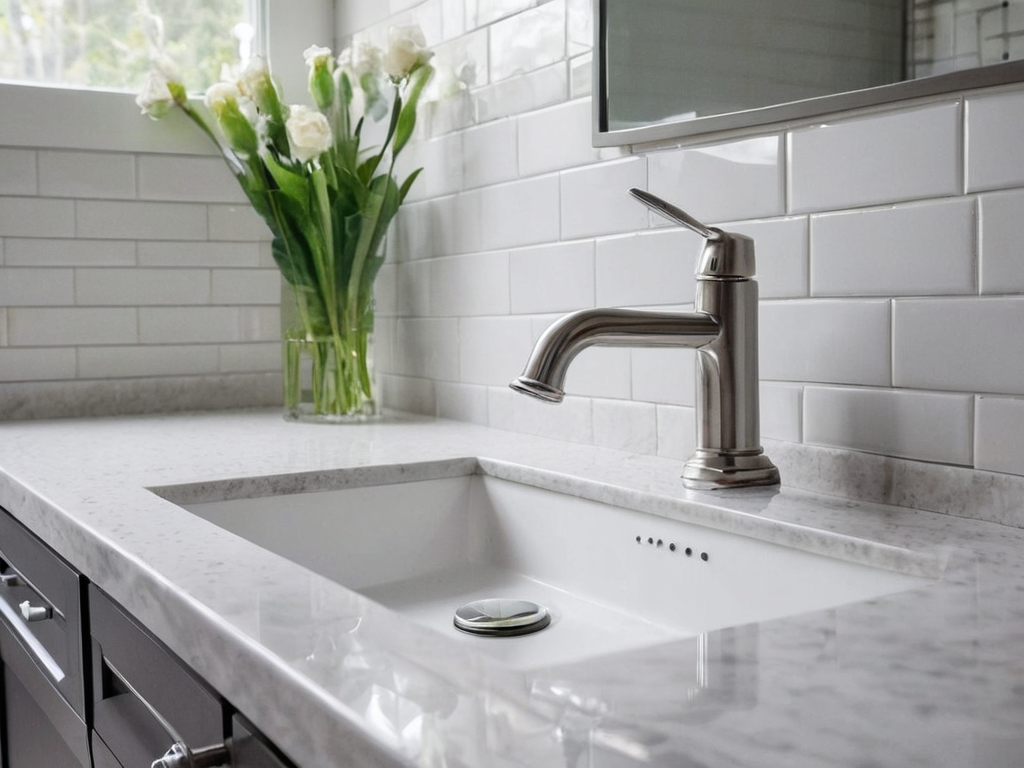
#> input picture outputs/sink_after/sink_after_s22.png, 1024 x 768 px; the run also reads 1 picture not shown here
$ python make_masks.py outputs/sink_after/sink_after_s22.png
#> lines starting #> are read from the running program, lines starting #| are printed output that depends on the picture; after the words box and inside, x2 and y2 are one past the last pixel; in counts of white or black regions, pixels touching at a corner belong together
"""Build the inpaint masks (white = the "before" differs, black = keep) and the wall pre-fill image.

  python make_masks.py            -> masks/sink.png, masks/wall.png, inputs/wall_prefill.png
  python make_masks.py --preview  -> also writes preview_*.png overlays (not committed)

Second round (v2), after the first befores came out overdone (a moss-green faucet, a wall box in another tone):
the damage is first sketched roughly into the image with Pillow (inputs/sink_sketch.png, inputs/wall_sketch.png)
and the inpaint runs at a lower strength over a tighter mask (masks/sink_v2.png, masks/wall_v2.png), so the
model only has to turn the sketch into a photo and cannot repaint the scene. The wall fill for v2 also reaches
below the shelf shadow, which the first pre-fill had sampled as "bare wall".

Wall: the shelf, its contents and the picture frame must vanish. A plain SDXL checkpoint struggles to
erase a large object, so the masked area is first pre-filled with the surrounding wall (column-wise
interpolation between the bare wall above and below the shelf: the sides hold shadows). The inpaint then starts from a bare
wall and only has to add the crack, holes and stains, which keeps the paint tone continuous.
"""
import pathlib
import sys

import numpy as np
from PIL import Image, ImageDraw, ImageFilter

ROOT = pathlib.Path(__file__).resolve().parent
SINK = ROOT / "outputs/sink_after/sink_after_s22.png"
WALL = ROOT / "outputs/wall_after/wall_after_s1.png"
WALL_BOX = (0, 12, 765, 458)  # shelf, its contents, the frame and the shelf shadow (it reaches the left edge)


def sink_mask(size):
    m = Image.new("L", size, 0)
    d = ImageDraw.Draw(m)
    d.rectangle((490, 170, 800, 500), fill=255)  # faucet
    d.ellipse((610, 450, 860, 525), fill=255)  # countertop around the faucet base
    # silicone joint along the backsplash, with a gap at the vase so its glass base is not repainted
    d.line([(0, 405), (270, 411)], fill=255, width=40)
    d.line([(395, 420), (520, 440), (650, 458), (800, 470), (1024, 500)], fill=255, width=46, joint="curve")
    return m


def wall_mask(size):
    m = Image.new("L", size, 0)
    ImageDraw.Draw(m).rectangle(WALL_BOX, fill=255)
    return m


def wall_prefill(img, box):
    a = np.asarray(img).astype(np.float32)
    x0, y0, x1, y1 = box
    top = a[max(0, y0 - 10):y0 - 2, x0:x1].mean(axis=0)  # bare wall just above the box, per column
    bot = a[y1 + 4:y1 + 14, x0:x1].mean(axis=0)  # bare wall just below
    k = np.ones(31) / 31  # smooth along x so single pixels do not streak
    top = np.stack([np.convolve(np.pad(top[:, c], 15, mode="edge"), k, "valid") for c in range(3)], 1)
    bot = np.stack([np.convolve(np.pad(bot[:, c], 15, mode="edge"), k, "valid") for c in range(3)], 1)
    t = np.linspace(0, 1, y1 - y0)[:, None, None]
    fill = top[None] * (1 - t) + bot[None] * t
    fill += np.random.default_rng(0).normal(0, 1.2, fill.shape)  # a little grain, like the photo
    a[y0:y1, x0:x1] = fill
    return Image.fromarray(a.clip(0, 255).astype(np.uint8))


def wall_clean(img):
    """The wall with the shelf, the frame and the shelf shadow removed: every column is interpolated between
    the bare wall at the top edge and the bare wall below the shadow (which ends near y=545 on the left and
    is absent right of x=700)."""
    a = np.asarray(img).astype(np.float32)
    h, w, _ = a.shape
    x0, y0, x1 = 0, 12, 772
    yb = np.interp(np.arange(x0, x1), [0, 600, 700, w], [548, 548, 464, 464]).astype(int)
    k = np.ones(41) / 41

    def smooth(v):
        return np.stack([np.convolve(np.pad(v[:, c], 20, mode="edge"), k, "valid") for c in range(3)], 1)

    top = smooth(a[2:10, x0:x1].mean(axis=0))
    bot = smooth(np.stack([a[yb[i] + 4:yb[i] + 16, x0 + i].mean(axis=0) for i in range(x1 - x0)]))
    rng = np.random.default_rng(0)
    out = a.copy()
    m = np.zeros((h, w), np.float32)
    for i in range(x1 - x0):
        n = yb[i] - y0
        t = np.linspace(0, 1, n)[:, None]
        out[y0:yb[i], x0 + i] = top[i] * (1 - t) + bot[i] * t
        m[y0:yb[i], x0 + i] = 1
    grain = np.asarray(Image.fromarray((rng.normal(0, 1, (h, w)) * 40 + 128).clip(0, 255).astype(np.uint8))
                       .filter(ImageFilter.GaussianBlur(0.7))).astype(np.float32) - 128
    out += grain[..., None] * 0.09 * m[..., None]
    soft = np.asarray(Image.fromarray((m * 255).astype(np.uint8)).filter(ImageFilter.GaussianBlur(5))) / 255.0
    out = out * soft[..., None] + a * (1 - soft[..., None])
    return Image.fromarray(out.clip(0, 255).astype(np.uint8))


def blotches(size, rng, pts, r, n, spread):
    """A soft-edged alpha layer of n small irregular spots scattered around the given points."""
    m = Image.new("L", size, 0)
    d = ImageDraw.Draw(m)
    for _ in range(n):
        x, y = pts[rng.integers(len(pts))]
        x += rng.normal(0, spread[0])
        y += rng.normal(0, spread[1])
        rr = r * rng.uniform(0.4, 1.3)
        d.ellipse((x - rr, y - rr * rng.uniform(0.5, 1), x + rr, y + rr * rng.uniform(0.5, 1)),
                  fill=int(rng.uniform(120, 255)))
    return m


def along(points, step=3):
    out = []
    for (xa, ya), (xb, yb) in zip(points, points[1:]):
        n = max(2, int(np.hypot(xb - xa, yb - ya) / step))
        out += [(xa + (xb - xa) * i / n, ya + (yb - ya) * i / n) for i in range(n)]
    return out


def wall_v2(wall):
    """Sketch a hairline crack, old screw holes, filler patches and scuffs on the cleaned wall."""
    rng = np.random.default_rng(3)
    img = wall_clean(wall)
    size = img.size
    mask = Image.new("L", size, 0)
    md = ImageDraw.Draw(mask)
    # scuffs and grey stains: faint, wide
    stain_pts = [(150, 330), (380, 250), (560, 150), (90, 120), (640, 420), (300, 470)]
    st = blotches(size, rng, stain_pts, 26, 26, (30, 18)).filter(ImageFilter.GaussianBlur(9))
    img = Image.composite(Image.new("RGB", size, (120, 114, 108)), img, st.point(lambda v: int(v * 0.16)))
    for x, y in stain_pts:
        md.ellipse((x - 85, y - 55, x + 85, y + 55), fill=255)
    # filler patches: slightly lighter, matte, where the shelf brackets and the frame hung
    holes = [(262, 392), (455, 396), (668, 390), (478, 38)]
    patch = Image.new("L", size, 0)
    pd = ImageDraw.Draw(patch)
    for x, y in holes[:2]:
        pd.ellipse((x - 20, y - 13, x + 16, y + 15), fill=255)
    patch = patch.filter(ImageFilter.GaussianBlur(3))
    img = Image.composite(Image.new("RGB", size, (226, 222, 214)), img, patch.point(lambda v: int(v * 0.5)))
    # screw holes: a dark dot with a small chipped rim
    d = ImageDraw.Draw(img)
    for x, y in holes + [(300, 392), (640, 392)]:
        d.ellipse((x - 5, y - 5, x + 5, y + 5), fill=(205, 200, 192))
        d.ellipse((x - 2.5, y - 2.5, x + 2.5, y + 2.5), fill=(58, 52, 48))
        md.ellipse((x - 40, y - 40, x + 40, y + 40), fill=255)
    # hairline crack: a jittered diagonal with two short branches
    def crack(a, b, n, jit):
        xs = np.linspace(a[0], b[0], n)
        ys = np.linspace(a[1], b[1], n) + np.cumsum(rng.normal(0, jit, n)) * 0.5
        xs = xs + rng.normal(0, jit * 0.6, n)
        return list(zip(xs, ys))

    main = crack((70, 78), (610, 352), 60, 3.0)
    for line, wd in ((main, 2), (crack(main[22], (main[22][0] + 70, main[22][1] - 46), 12, 2.0), 1),
                     (crack(main[41], (main[41][0] + 40, main[41][1] + 62), 10, 2.0), 1)):
        d.line(line, fill=(96, 88, 82), width=wd, joint="curve")
        md.line(line, fill=255, width=70)
    img = Image.composite(img.filter(ImageFilter.GaussianBlur(0.6)), img, mask)  # match the photo's softness
    return img, mask


def sink_v2(sink):
    """Sketch mold on the silicone joints and limescale on the faucet and around its base."""
    rng = np.random.default_rng(4)
    img = sink.copy()
    size = img.size
    mask = Image.new("L", size, 0)
    md = ImageDraw.Draw(mask)
    joints = [[(398, 417), (550, 440), (640, 452)], [(762, 440), (900, 458), (1024, 477)],
              [(792, 484), (900, 502), (1024, 528)]]
    back = [(0, 414), (140, 414), (282, 413)]  # the joint in the out-of-focus background
    # black mold: dense speckles hugging the joint
    pts = [p for j in joints for p in along(j)]
    mold = blotches(size, rng, pts, 3.2, 900, (2.5, 1.6)).filter(ImageFilter.GaussianBlur(0.9))
    img = Image.composite(Image.new("RGB", size, (38, 36, 32)), img, mold.point(lambda v: int(v * 0.85)))
    halo = blotches(size, rng, pts, 7, 500, (5, 3.5)).filter(ImageFilter.GaussianBlur(3))
    img = Image.composite(Image.new("RGB", size, (96, 88, 74)), img, halo.point(lambda v: int(v * 0.35)))
    bm = blotches(size, rng, along(back), 4, 220, (4, 2)).filter(ImageFilter.GaussianBlur(3.5))
    img = Image.composite(Image.new("RGB", size, (60, 58, 52)), img, bm.point(lambda v: int(v * 0.7)))
    for j in joints:
        md.line(j, fill=255, width=34, joint="curve")
    md.line(back, fill=255, width=30)
    # limescale: chalky crust around the base, streaks on the body and the spout end, a stain ring on the stone
    ring = along([(612, 492), (660, 506), (720, 508), (770, 498), (800, 484)])
    stain = blotches(size, rng, ring, 13, 120, (14, 6)).filter(ImageFilter.GaussianBlur(5))
    img = Image.composite(Image.new("RGB", size, (150, 138, 118)), img, stain.point(lambda v: int(v * 0.4)))
    crust = blotches(size, rng, ring + along([(690, 455), (770, 455)]), 4.5, 420, (7, 4)).filter(ImageFilter.GaussianBlur(1.2))
    img = Image.composite(Image.new("RGB", size, (232, 230, 220)), img, crust.point(lambda v: int(v * 0.8)))
    body = along([(700, 300), (712, 440)]) + along([(520, 380), (560, 392)]) + along([(690, 250), (745, 262)])
    scale = blotches(size, rng, body, 5, 520, (16, 22)).filter(ImageFilter.GaussianBlur(1.6))
    fa = Image.new("L", size, 0)  # limit the body speckles to the faucet silhouette (darker than the tiles)
    g = np.asarray(sink.convert("L")).astype(np.float32)
    fa_np = ((g < 150) * 255).astype(np.uint8)
    fa_np[:, :500] = 0
    fa_np[:, 800:] = 0
    fa_np[:180] = 0
    fa_np[500:] = 0
    fa = Image.fromarray(fa_np).filter(ImageFilter.GaussianBlur(1.5))
    scale = Image.fromarray((np.asarray(scale).astype(np.float32) * np.asarray(fa) / 255).astype(np.uint8))
    img = Image.composite(Image.new("RGB", size, (214, 212, 200)), img, scale.point(lambda v: int(v * 0.75)))
    md.rectangle((500, 185, 795, 470), fill=255)  # faucet
    md.ellipse((585, 448, 835, 530), fill=255)  # base and the stone around it
    return img, mask


def touch_up():
    """Third round: the v2 befores were good (inpaint strength 0.55), but the model had cleaned away the screw
    holes and most of the mold. Sketch just those again on the chosen v2 images and repaint only small spots
    at a low strength (inputs/*_touch.png, masks/*_touch.png)."""
    wall_p = ROOT / "outputs/wall_before_v2/wall_before_v2_s5.png"
    sink_p = ROOT / "outputs/sink_before_v2/sink_before_v2_s5.png"
    if not (wall_p.exists() and sink_p.exists()):
        return
    rng = np.random.default_rng(7)
    img = Image.open(wall_p).convert("RGB")
    mask = Image.new("L", img.size, 0)
    d, md = ImageDraw.Draw(img), ImageDraw.Draw(mask)
    for x, y in [(262, 392), (300, 394), (455, 396), (640, 392), (668, 390), (478, 38)]:
        d.ellipse((x - 6, y - 5, x + 5, y + 6), fill=(214, 209, 201))  # chipped paint around the hole
        d.ellipse((x - 2.5, y - 2.5, x + 2.5, y + 2.5), fill=(52, 46, 42))
        d.ellipse((x - 1, y - 2.5, x + 2.5, y + 1), fill=(30, 26, 24))
        md.ellipse((x - 26, y - 26, x + 26, y + 26), fill=255)
    img = Image.composite(img.filter(ImageFilter.GaussianBlur(0.5)), img, mask)
    img.save(ROOT / "inputs/wall_touch.png")
    mask.save(ROOT / "masks/wall_touch.png")

    img = Image.open(sink_p).convert("RGB")
    size = img.size
    mask = Image.new("L", size, 0)
    md = ImageDraw.Draw(mask)
    joints = [[(398, 418), (550, 441), (642, 453)], [(790, 484), (900, 503), (1024, 529)],
              [(762, 441), (900, 459), (1024, 478)]]
    for j, (n_dark, n_tint) in zip(joints, ((520, 260), (620, 300), (160, 120))):
        pts = along(j, step=2)
        # uneven: a few dense colonies and sparse specks in between
        centres = rng.choice(len(pts), 9)
        colony = [pts[int(np.clip(c + rng.normal(0, 14), 0, len(pts) - 1))] for c in centres for _ in range(30)]
        tint = blotches(size, rng, pts, 5, n_tint, (3, 2.2)).filter(ImageFilter.GaussianBlur(2.2))
        img = Image.composite(Image.new("RGB", size, (112, 104, 86)), img, tint.point(lambda v: int(v * 0.4)))
        dark = blotches(size, rng, colony + pts[::6], 1.9, n_dark, (1.6, 1.1)).filter(ImageFilter.GaussianBlur(0.7))
        img = Image.composite(Image.new("RGB", size, (30, 29, 26)), img, dark.point(lambda v: int(v * 0.9)))
        md.line(j, fill=255, width=22, joint="curve")
    img.save(ROOT / "inputs/sink_touch.png")
    mask.save(ROOT / "masks/sink_touch.png")


def main():
    (ROOT / "masks").mkdir(exist_ok=True)
    (ROOT / "inputs").mkdir(exist_ok=True)
    sink = Image.open(SINK).convert("RGB")
#> sink is the input picture: PIL image 1024x768 RGB; mean R, G, B 161.7, 162.4, 159.9
    wall = Image.open(WALL).convert("RGB")
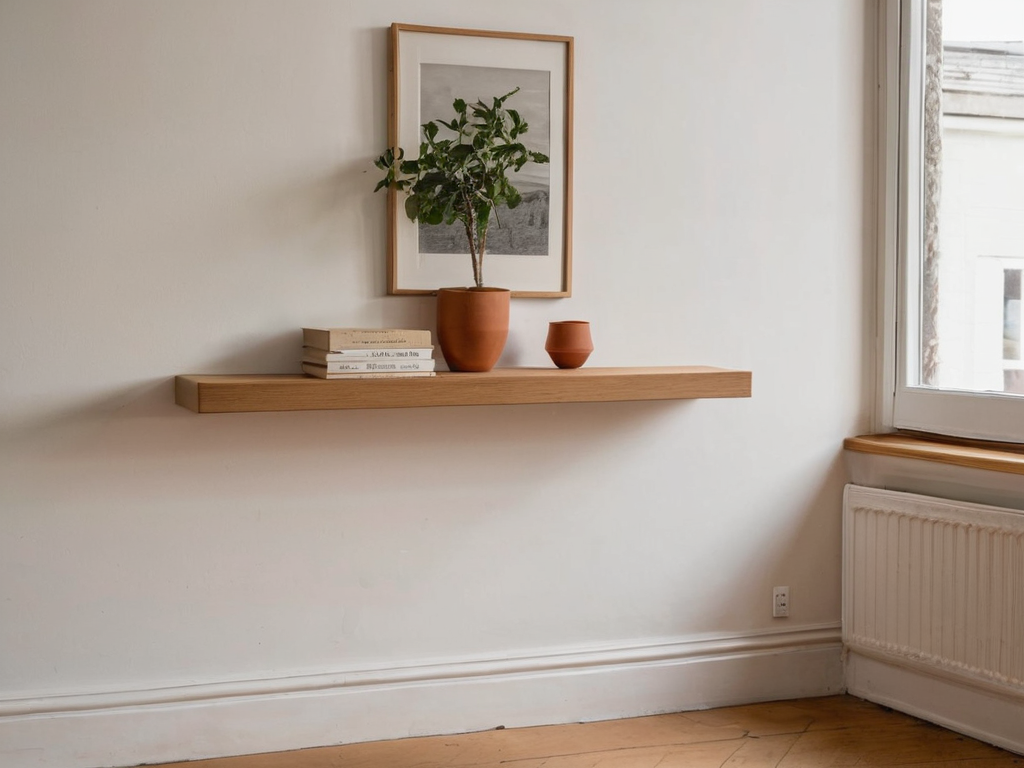
#> input picture outputs/wall_after/wall_after_s1.png, 1024 x 768 px
#> wall is the input picture: PIL image 1024x768 RGB; mean R, G, B 175.7, 163.3, 152.6
    sm, wm = sink_mask(sink.size), wall_mask(wall.size)
#> in wall_mask, `ImageDraw.Draw(m).rectangle(WALL_BOX, fill=255)`:
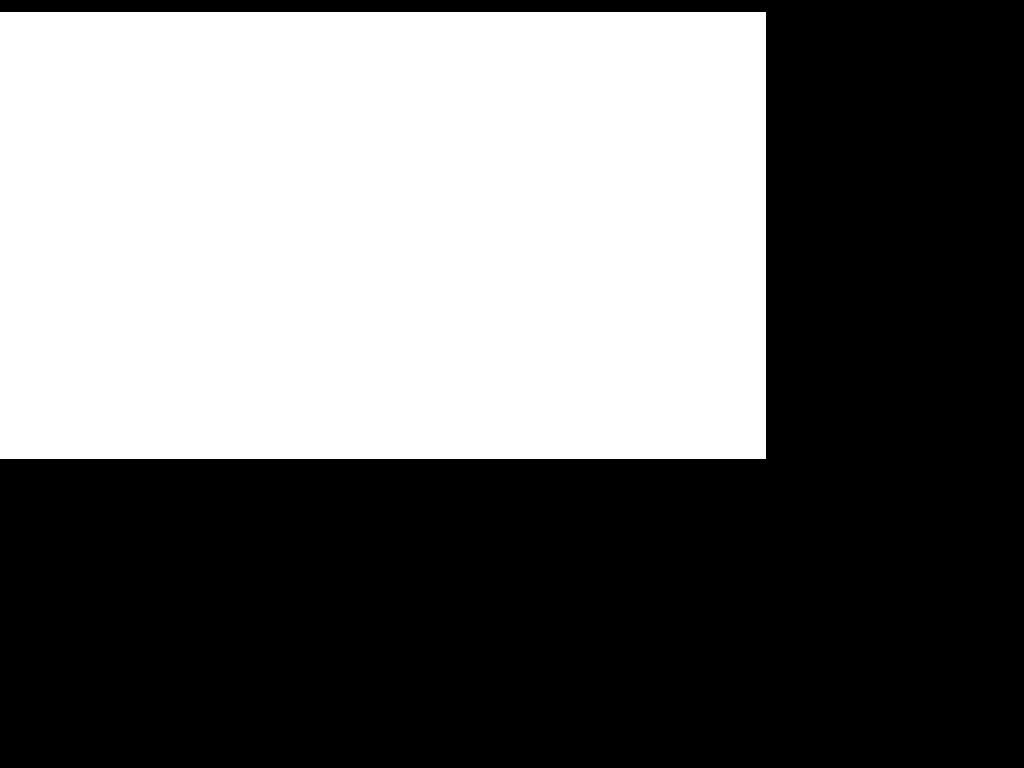
#> m: PIL image 1024x768 L; 43.5% white; 1 white region, box (x1, y1, x2, y2) and area: (0, 12, 766, 459) 342402
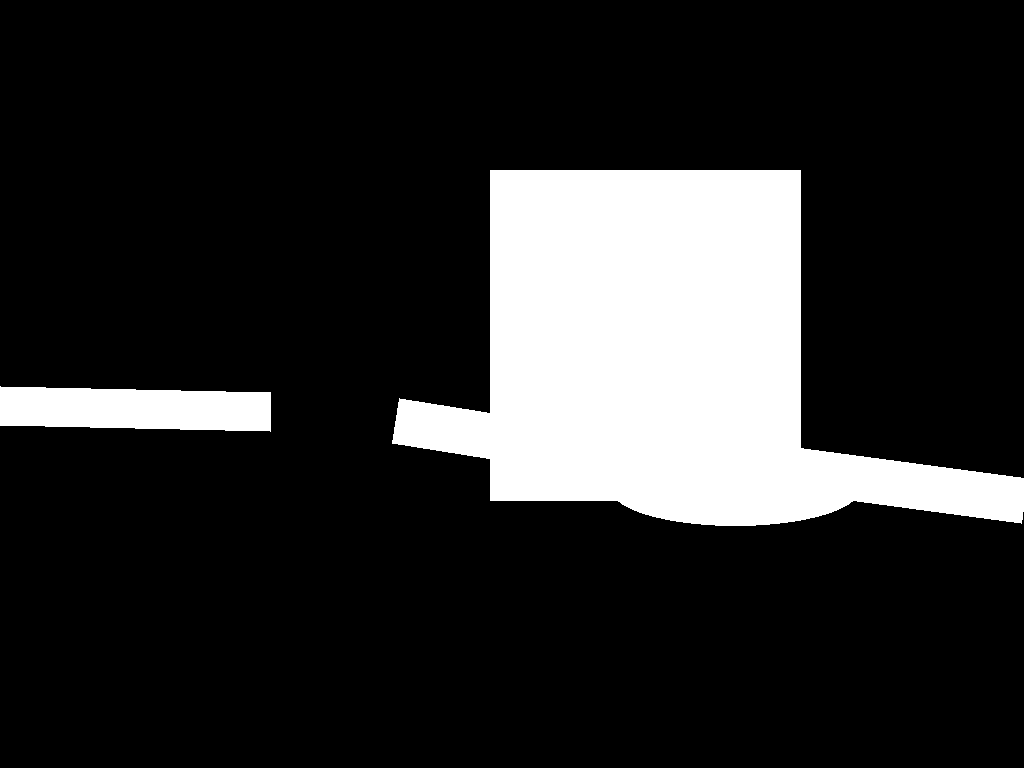
#> sm: PIL image 1024x768 L; 16.9% white; 2 white regions, box (x1, y1, x2, y2) and area: (392, 170, 1024, 526) 122019, (0, 386, 271, 432) 10576
    sm.save(ROOT / "masks/sink.png")
    wm.save(ROOT / "masks/wall.png")
    pre = wall_prefill(wall, WALL_BOX)
#> in wall_prefill, `top = a[max(0, y0 - 10):y0 - 2, x0:x1].mean(axis=0)`: top = 765 rows, first 8: [150.5, 142, 130.2], [150.6, 142.5, 129.8], [150.9, 142.5, 130.5], [151.9, 143.8, 131.1], [152.1, 144, 131.6], [152.5, 144.1, 131.6], [152, 143.8, 131.4], [151.6, 143.2, 131]
#> in wall_prefill, `bot = a[y1 + 4:y1 + 14, x0:x1].mean(axis=0)`: bot = 765 rows, first 8: [158.2, 144.9, 131.6], [158, 145.2, 131.2], [158.4, 145.7, 131.6], [158.6, 146, 131.6], [158.3, 146, 131.7], [158.3, 145.6, 131.6], [158.3, 145.7, 131.7], [158.7, 145.8, 131.9]
#> in wall_prefill, `top = np.stack([np.convolve(np.pad(top[:, c], 15, mode="edge"), k, "va..`: top = 765 rows, first 8: [151.3, 142.9, 130.9], [151.5, 143, 131.1], [151.6, 143.2, 131.2], [151.7, 143.3, 131.3], [151.8, 143.4, 131.4], [151.9, 143.5, 131.5], [152, 143.6, 131.6], [152.2, 143.7, 131.7]
#> in wall_prefill, `bot = np.stack([np.convolve(np.pad(bot[:, c], 15, mode="edge"), k, "va..`: bot = 765 rows, first 8: [158.6, 145.4, 131.9], [158.7, 145.5, 132], [158.7, 145.5, 132], [158.8, 145.6, 132.1], [158.9, 145.6, 132.1], [159, 145.7, 132.2], [159.1, 145.7, 132.2], [159.2, 145.8, 132.3]
    pre = Image.composite(pre, wall, wm.filter(ImageFilter.GaussianBlur(4)))
    pre.save(ROOT / "inputs/wall_prefill.png")
    ws, wm2 = wall_v2(wall)
#> in wall_clean, `top = smooth(a[2:10, x0:x1].mean(axis=0))`: top = 772 rows, first 8: [151.6, 143.1, 131.2], [151.7, 143.2, 131.3], [151.8, 143.3, 131.4], [151.8, 143.3, 131.4], [151.9, 143.4, 131.5], [152.1, 143.5, 131.6], [152.2, 143.6, 131.7], [152.3, 143.7, 131.8]
#> in wall_clean, `bot = smooth(np.stack([a[yb[i] + 4:yb[i] + 16, x0 + i].mean(axis=0) fo..`: bot = 772 rows, first 8: [170.4, 161.9, 156], [170.5, 162, 156], [170.5, 162, 156.1], [170.6, 162.1, 156.1], [170.7, 162.1, 156.2], [170.8, 162.2, 156.2], [170.9, 162.2, 156.2], [171.1, 162.3, 156.3]
#> wm2: PIL image 1024x768 L; 17.1% white; 5 white regions, box (x1, y1, x2, y2) and area: (5, 46, 726, 476) 77766, (215, 352, 386, 526) 21927, (475, 95, 646, 206) 14889, (65, 275, 236, 386) 14889, (438, 0, 519, 79) 5111
    ss, sm2 = sink_v2(sink)
#> sm2: PIL image 1024x768 L; 15.7% white; 2 white regions, box (x1, y1, x2, y2) and area: (396, 185, 1024, 546) 115200, (0, 399, 283, 430) 8349
    ws.save(ROOT / "inputs/wall_sketch.png")
    wm2.save(ROOT / "masks/wall_v2.png")
    ss.save(ROOT / "inputs/sink_sketch.png")
    sm2.save(ROOT / "masks/sink_v2.png")
    touch_up()
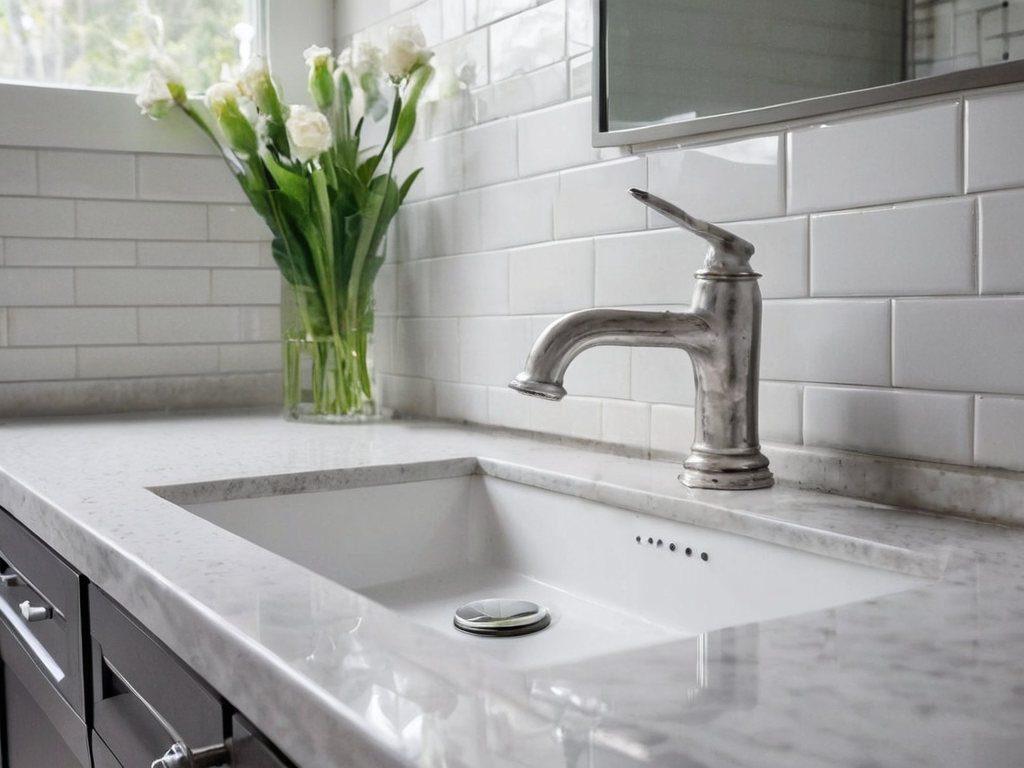
#> input picture outputs/sink_before_v2/sink_before_v2_s5.png, 1024 x 768 px
    if "--preview" in sys.argv:
        red = Image.new("RGB", sink.size, (255, 0, 0))
        Image.blend(sink, Image.composite(red, sink, sm), 0.45).save(ROOT / "preview_sink.png")
        Image.blend(wall, Image.composite(red, wall, wm), 0.45).save(ROOT / "preview_wall.png")
    print("masks written")


if __name__ == "__main__":
    main()
